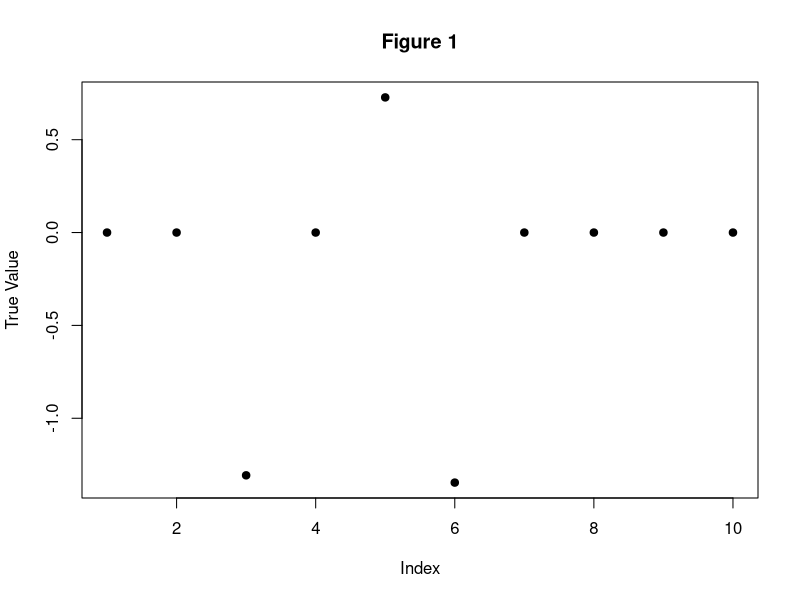
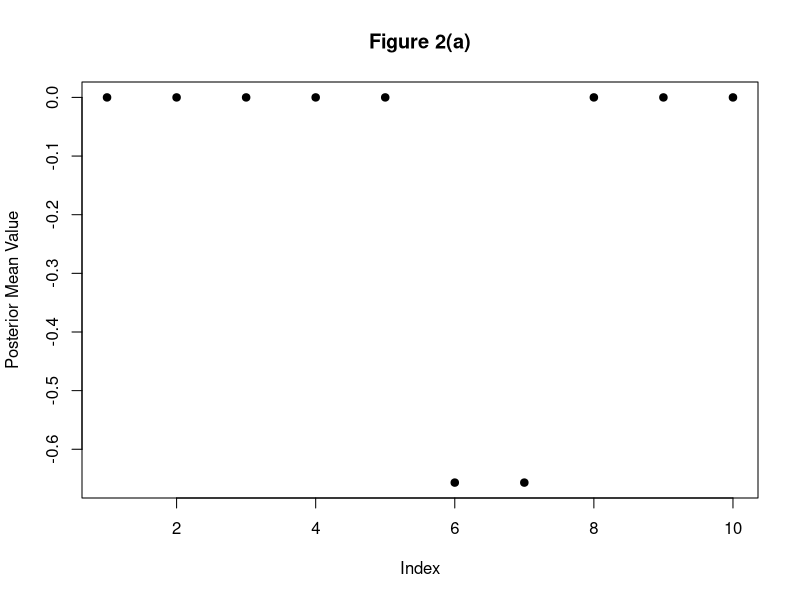
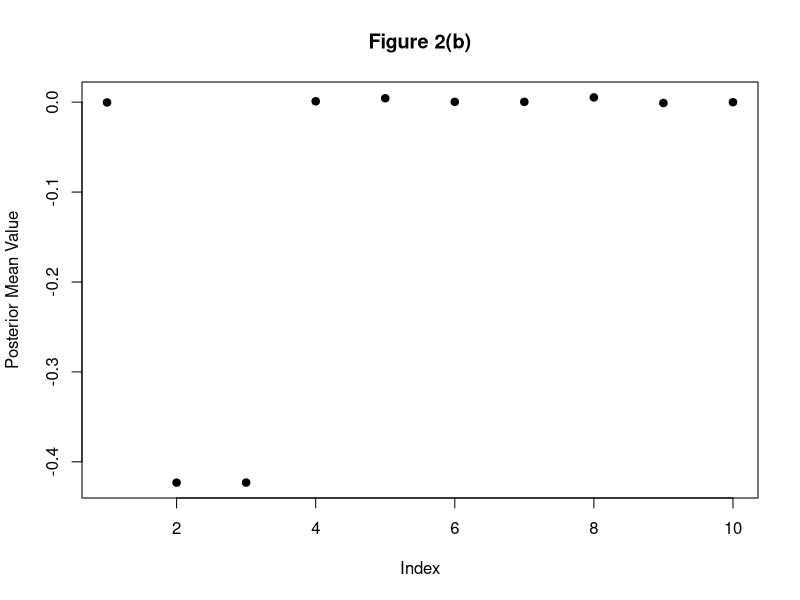
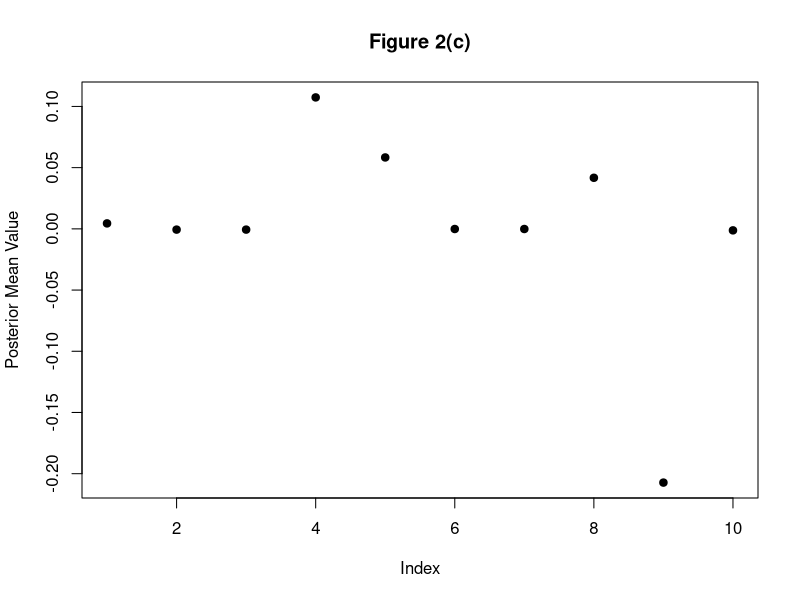
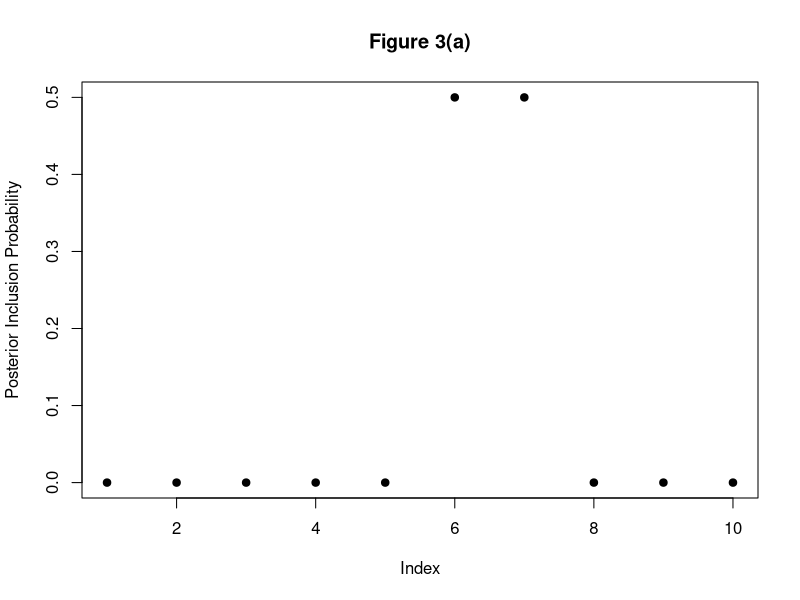
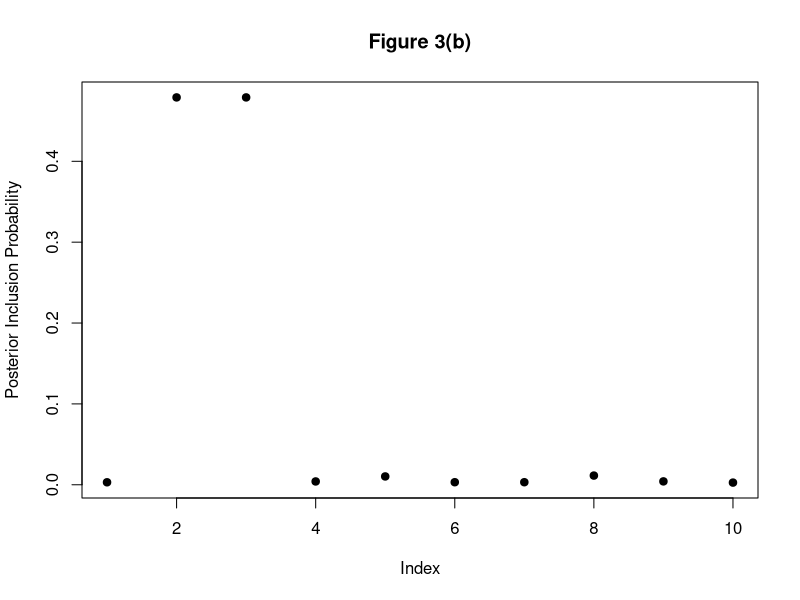
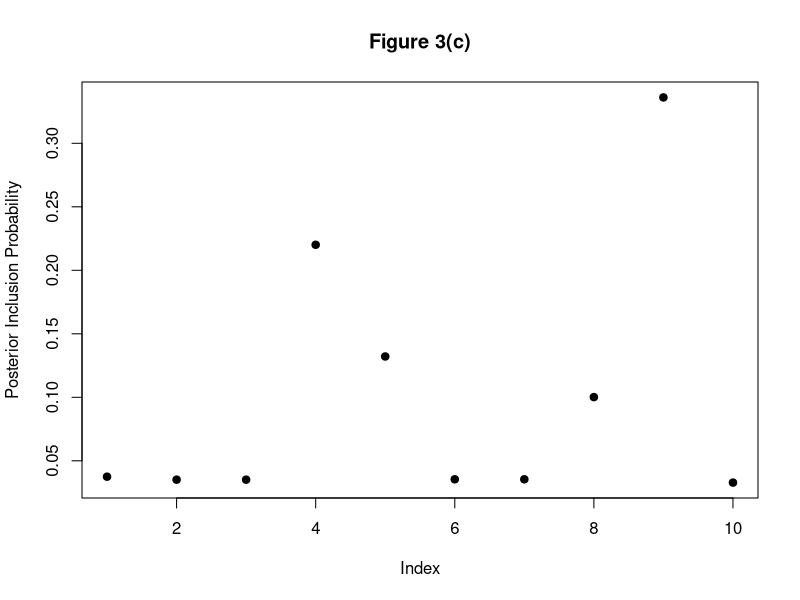

Recreate these plots in R, in order. (Note: a time limit stopped this script after it produced the figures.)
## ---- chunk 1
knitr::opts_chunk$set(echo = T, error = T, warning = T, message = F, fig.align = 'center')
## ---- chunk 2
### NOTE: This is basic code, and I did not attempt to mirror the level of numerical sophistication in the susie functions
### If this idea is worth pursuing further, then this code can be improved

# Note: the intercept term is fitted once and then fixed, rather than iteratively updated along with the rest
# However, if we set update_intercept = TRUE, then the intercept WILL be iteratively updated
# Although I'm not 100% sure this is a good idea.... (which is why the default is currently FALSE)

susie_logistic = function(Y, X, L = 10, V = 1, prior_weights = NULL, tol = 1e-3, maxit = 1000, intercept = TRUE, update_intercept = FALSE) {
  
  p = ncol(X)
  n = nrow(X)
  
  # place to store posterior info for each l = 1, ..., L
  post_alpha = matrix(NA, nrow = p, ncol = L)
  post_mu = matrix(NA, nrow = p, ncol = L)
  post_sigma = matrix(NA, nrow = p, ncol = L)
  post_info = list(post_alpha = post_alpha, post_mu = post_mu, post_sigma = post_sigma)

  beta_post_init = matrix(Inf, nrow = p, ncol = L) # initialize
  beta_post = matrix(0, nrow = p, ncol = L)
  
  fixed = rep(0, n) # fixed portion, estimated from l' != l other SER models
  
  iter = 0
  while(norm(beta_post - beta_post_init, "1") > tol) { # repeat until posterior means converge (ELBO not calculated here, so use this convergence criterion instead)
    beta_post_init = beta_post
    
    if ((iter == 0)  && intercept) { # first iteration, fit intercept with nothing fixed
      # slow way below
      #int.log.fit = glm(Y ~ 1, family = "binomial")
      #int.coef = int.log.fit$coefficients[1]
      int.coef = log(mean(Y) / (1 - mean(Y))) # fast calculation of intercept w/out fixed component
      fixed = fixed + int.coef # add effect from intercept to fixed portion
    } else if (intercept & update_intercept) { # if we are iteratively updating the intercept
      fixed = fixed - int.coef # remove effect from previous estimate of intercept
      int.log.fit = glm(Y ~ 1 + offset(fixed), family = "binomial")
      int.coef = int.log.fit$coefficients[1]
      fixed = fixed + int.coef # add back effect from intercept to fixed portion
    }
      
    for (l in 1:L) {
      
      # below is old (inefficient) calculation of the fixed portion
      #fixed = rowSums(X %*% beta_post[, -l]) + int.coef # fixed portion from previous estimates (add intercept portion as well)
      fixed = fixed - (X %*% beta_post[, l]) # remove effect from previous iteration
      
      SER_logistric_l = single_effect_regression_logistic(Y, X, V, prior_weights, FALSE, fixed)
      # store
      post_info$post_alpha[, l] = SER_logistric_l$alpha
      post_info$post_mu[, l] = SER_logistric_l$mu
      post_info$post_sigma[, l] = SER_logistric_l$mu2 - SER_logistric_l$mu^2
      
      # update beta_post
      beta_post[, l] = SER_logistric_l$alpha * SER_logistric_l$mu
      
      fixed = fixed + (X %*% beta_post[, l]) # add back new fixed portion
      
      iter = iter + 1
      if (iter > maxit) {
        stop("Maximum number of iterations reached")
      }
      
    }
    
  }
  
  return(post_info)
  
}


# SER_logistic function
single_effect_regression_logistic = function(Y, X, V, prior_weights = NULL, optimize_V = FALSE, fixed = NULL) {
  p = ncol(X)
  
  betahat = numeric(p)
  shat2 = numeric(p)
  
  if (is.null(fixed)) { # fixed is components from previous SER fits
    fixed = rep(0, length(Y))
  }
  
  # NOTE: could parallelize loop below if desired
  for (j in 1:p) { # logistic regression on each column of X separately
    log.fit = glm(Y ~ X[, j] - 1 + offset(fixed), family = "binomial") # fit w/out intercept
    log.fit.coef = summary(log.fit)$coefficients
    betahat[j] = ifelse(is.na(log.fit.coef[1]), 0, log.fit.coef[1]) # beta-hat MLE (if na, just set to 0)
    shat2[j] = ifelse(is.na(log.fit.coef[2]), Inf, log.fit.coef[2]^2) # (std errof beta-hat MLE)^2 (if na, just set to Inf)
  }
  
  if (is.null(prior_weights)) {
    prior_weights = rep(1 / p, p)
  }
  
  if(optimize_V) {
    stop("Optimizing for prior variance not yet implemented for logistic case")
    #if(loglik.grad(0, betahat, shat2, prior_weights) < 0) {
    #  V = 0
    #} else {
    ##V.o = optim(par=log(V),fn=negloglik.logscale,gr = negloglik.grad.logscale,betahat=betahat,shat2=shat2,prior_weights=prior_weights,method="BFGS")
    ##if(V.o$convergence!=0){
    ##  warning("optimization over prior variance failed to converge")
    ##}
    #  V.u = uniroot(negloglik.grad.logscale, c(-10, 10), extendInt = "upX", betahat = betahat, shat2 = shat2, prior_weights = prior_weights)
    #  V = exp(V.u$root)
    #}
  }
  
  lbf = dnorm(betahat, 0, sqrt(V + shat2), log = TRUE) - dnorm(betahat, 0, sqrt(shat2), log = TRUE)
  #log(bf) on each SNP
  
  lbf[is.infinite(shat2)] = 0 # deal with special case of infinite shat2 (eg happens if X does not vary)
  
  maxlbf = max(lbf)
  w = exp(lbf - maxlbf) # w is proportional to BF, but subtract max for numerical stability
  # posterior prob on each SNP
  w_weighted = w * prior_weights
  weighted_sum_w = sum(w_weighted)
  alpha = w_weighted / weighted_sum_w
  post_var = 1 / ((1 / shat2) + (1 / V)) # posterior variance
  post_mean = (1 / shat2) * post_var * betahat # posterior mean
  post_mean2 = post_var + post_mean^2 # posterior second moment
  # BF for single effect model
  lbf_model = maxlbf + log(weighted_sum_w)
  # NOTE: Need to double check below
  loglik = lbf_model + log(1/2)*length(Y) # loglik of 0/1 response Y under p = .5
  return(list(alpha = alpha, mu = post_mean, mu2 = post_mean2, lbf = lbf, lbf_model = lbf_model, V = V, loglik = loglik))
}
## ---- chunk 3
### TEST susie_logistic
set.seed(1138)

n = 100
p = 10
L = 3
pi = rep(1 / p, p) # prior weights
V = 5 # prior variance

beta_true = rep(0, p)
for (l in 1:L) {
  b_l = rnorm(1, 0, sqrt(V))
  gamma_l = rmultinom(1, 1, pi)
  beta_l = b_l * gamma_l
  beta_true = beta_true + beta_l
}

# simulate data, induce correlations
X = matrix(rnorm(n*p, 0, 1), nrow = n, ncol = p)
X[, 2] = X[, 3]
X[, 7] = X[, 6]

# make response
Y = rbinom(n, 1, exp(X %*% beta_true + 2) / (1 + exp(X %*% beta_true + 2)))

susie.logistic.fit = susie_logistic(Y, X, L, V)
## ---- chunk 4
plot(beta_true, ylab = "True Value", main = "Figure 1", pch = 19)
## ---- chunk 5
b_1_post = susie.logistic.fit$post_mu[, 1] * susie.logistic.fit$post_alpha[, 1]
b_2_post = susie.logistic.fit$post_mu[, 2] * susie.logistic.fit$post_alpha[, 2]
b_3_post = susie.logistic.fit$post_mu[, 3] * susie.logistic.fit$post_alpha[, 3]

plot(b_1_post, ylab = "Posterior Mean Value", main = "Figure 2(a)", pch = 19)
plot(b_2_post, ylab = "Posterior Mean Value", main = "Figure 2(b)", pch = 19)
plot(b_3_post, ylab = "Posterior Mean Value", main = "Figure 2(c)", pch = 19)
## ---- chunk 6
plot(susie.logistic.fit$post_alpha[, 1], ylab = "Posterior Inclusion Probability", main = "Figure 3(a)", pch = 19)
plot(susie.logistic.fit$post_alpha[, 2], ylab = "Posterior Inclusion Probability", main = "Figure 3(b)", pch = 19)
plot(susie.logistic.fit$post_alpha[, 3], ylab = "Posterior Inclusion Probability", main = "Figure 3(c)", pch = 19)
## ---- chunk 7
set.seed(1138)

n = 1000
p = 100
L = 10
pi = rep(1 / p, p) # prior weights
V = 5 # prior variance

beta_true = rep(0, p)
for (l in 1:L) {
  b_l = rnorm(1, 0, sqrt(V))
  gamma_l = rmultinom(1, 1, pi)
  beta_l = b_l * gamma_l
  beta_true = beta_true + beta_l
}

# simulate data, induce correlations
X = matrix(rnorm(n*p, 0, 1), nrow = n, ncol = p)
X[, 2] = X[, 1]
X[, 88] = X[, 87]
X[, 89] = runif(n, -1, -.7) * X[, 87]

# make response
Y = rbinom(n, 1, exp(X %*% beta_true + 2) / (1 + exp(X %*% beta_true + 2)))

susie.logistic.fit = susie_logistic(Y, X, L, V)
## ---- chunk 8
plot(beta_true[beta_true == 0] ~ which(beta_true == 0), xlim = c(0, 101), ylim = range(beta_true) + c(-.1, .1), xlab = "Index", ylab = "True Value", main = "Figure 4", pch = 19)
text(which(beta_true != 0), beta_true[beta_true != 0], labels = which(beta_true != 0))
## ---- chunk 9
par(mfrow = c(5, 2))
for (l in 1:L) {
  b_l_post = susie.logistic.fit$post_mu[, l] * susie.logistic.fit$post_alpha[, l]
  plot(b_l_post[abs(b_l_post) < .01] ~ which(abs(b_l_post) < .01), xlim = c(0, 101), ylim = range(b_l_post) + c(-.1, .1), xlab = "Index", ylab = "Posterior Mean Value", main = paste("Figure 5(", letters[l], ")", sep = ""), pch = 19)
  text(which(abs(b_l_post) >= .01), b_l_post[abs(b_l_post) >= .01], labels = which(abs(b_l_post) >= .01))
}
par(mfrow = c(1, 1))
## ---- chunk 10
par(mfrow = c(5, 2))
for (l in 1:L) {
  alpha_l = susie.logistic.fit$post_alpha[, l]
  plot(alpha_l[alpha_l < .01] ~ which(alpha_l < .01), xlim = c(0, 101), ylim = c(0, 1), xlab = "Index", ylab = "Posterior Inclusion Probability", main = paste("Figure 6(", letters[l], ")", sep = ""), pch = 19)
  text(which(alpha_l >= .01), alpha_l[alpha_l >= .01], labels = which(alpha_l >= .01))
}
par(mfrow = c(1, 1))
## ---- chunk 11
set.seed(1138)
B = 10 # times to repeat at each noise level

n = 1000
p = 10
L = 1

X = matrix(rnorm(n*p, 0, 1), nrow = n, ncol = p)
X[, 5] = runif(n, .7, 1) * X[, 1]

X = apply(X, MARGIN = 2, function(x) x - mean(x))
X = apply(X, MARGIN = 2, function(x) x / norm(x, "2"))

beta_true = rep(0, p)

Vs = c(1, 5, 10, 25, 50)
beta_true_1 = matrix(nrow = length(Vs), ncol = B)
susie.logistic.list = list()
for (i in 1:length(Vs)) {
  V = Vs[i]
  susie.logistic.list[[i]] = list()
  names(susie.logistic.list)[i] = paste("Vs_", V, sep = "")
  for (j in 1:B) {
    beta_true[1] = rnorm(1, 0, sqrt(V))
    Y = rbinom(n, 1, exp(X %*% beta_true) / (1 + exp(X %*% beta_true)))
    susie.logistic.list[[i]][[j]] = susie_logistic(Y, X, L, V)
    beta_true_1[i, j] = beta_true[1]
  }
}

par(mfrow = c(5, 2))
for (i in 1:length(Vs)) {
  V = Vs[i]
  for (j in 1:B) {
    a_l_post = susie.logistic.list[[i]][[j]]$post_alpha[, 1]
    b_l_post = susie.logistic.list[[i]][[j]]$post_mu[, 1] * a_l_post
    plot(b_l_post[abs(a_l_post) < .05] ~ which(abs(a_l_post) < .05), xlim = c(1, 10), ylim = range(b_l_post) + c(-.1, .1), xlab = "Index", ylab = "Posterior Mean Value", main = paste("True effect 1: ", round(beta_true_1[i, j], 2), " ::: Signal Level: ", round(V, 2), sep = ""), pch = 19)
    text(which(abs(a_l_post) >= .05), b_l_post[abs(a_l_post) >= .05], labels = which(abs(a_l_post) >= .05))
  }
}
par(mfrow = c(1, 1))


par(mfrow = c(5, 2))
for (i in 1:length(Vs)) {
  V = Vs[i]
  for (j in 1:B) {
    a_l_post = susie.logistic.list[[i]][[j]]$post_alpha[, 1]
    plot(a_l_post[abs(a_l_post) < .05] ~ which(abs(a_l_post) < .05), xlim = c(1, 10), ylim = c(0, 1), xlab = "Index", ylab = "Posterior Inclusion Probability", main = paste("True effect 1: ", round(beta_true_1[i, j], 2), " ::: Signal Level: ", round(V, 2), sep = ""), pch = 19)
    text(which(abs(a_l_post) >= .05), a_l_post[abs(a_l_post) >= .05], labels = which(abs(a_l_post) >= .05))
  }
}
par(mfrow = c(1, 1))
